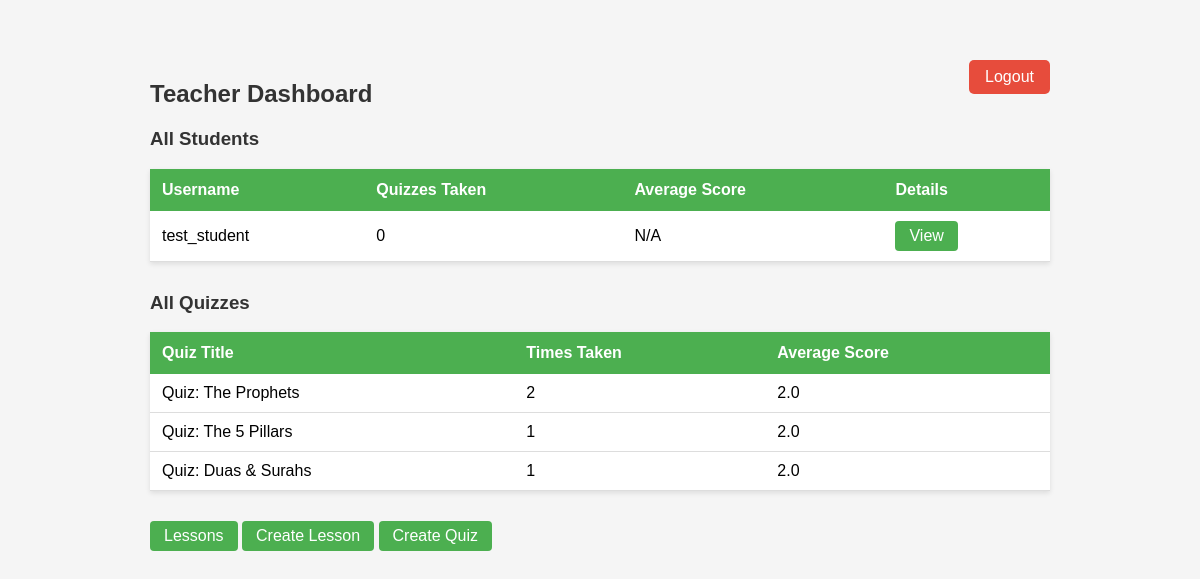
/teacher/dashboard (signed in), run on the app's committed database.
### tables this page shows
CREATE TABLE Users (
    user_ID INTEGER PRIMARY KEY AUTOINCREMENT,
    username VARCHAR(50) UNIQUE NOT NULL,
    password VARCHAR(250) NOT NULL,
    role VARCHAR(20) NOT NULL -- 'could be teacher or student'
);

CREATE TABLE Quiz (
    quiz_ID INTEGER PRIMARY KEY AUTOINCREMENT,
    lesson_ID INTEGER,
    title VARCHAR(250) NOT NULL,
    FOREIGN KEY (lesson_ID) REFERENCES Lessons(lesson_ID) ON DELETE CASCADE
);

### app.py (the view)
@app.route('/teacher/dashboard')
def teacher_dashboard():
    if session.get('role') != 'teacher':
        return redirect(url_for('lessons'))
    conn = get_db()
    cursor = conn.cursor()
    cursor.execute("""
        SELECT Users.user_ID, Users.username,
               COUNT(Quiz_Results.result_ID) as quizzes_taken,
               AVG(Quiz_Results.score) as avg_score
        FROM Users
        LEFT JOIN Quiz_Results ON Users.user_ID = Quiz_Results.user_ID
        WHERE Users.role = 'student'
        GROUP BY Users.user_ID
    """)
    students = cursor.fetchall()
    cursor.execute("""
        SELECT Quiz.title,
               COUNT(Quiz_Results.result_ID) as times_taken,
               AVG(Quiz_Results.score) as avg_score
        FROM Quiz
        LEFT JOIN Quiz_Results ON Quiz.quiz_ID = Quiz_Results.quiz_ID
        GROUP BY Quiz.quiz_ID
    """)
    quizzes = cursor.fetchall()
    conn.close()
    return render_template('teacher_dashboard.html', students=students, quizzes=quizzes)

### app.py (called while the page is built)
def get_db():
    conn = sqlite3.connect(DB_NAME)
    conn.execute("PRAGMA foreign_keys = ON")  #this enforces FK constraints
    return conn

### templates/teacher_dashboard.html (shortened to what this page needs)
<!DOCTYPE html>
<html>
<head>
</head>
<body>
<a href="/logout" class="logout">Logout</a>
<h2>Teacher Dashboard</h2>
<h3>All Students</h3>
<table>
    <tr>
        <th>Username</th>
        <th>Quizzes Taken</th>
        <th>Average Score</th>
        <th>Details</th>
    </tr>
    {% for student in students %}
    <tr>
        <td>{{ student[1] }}</td>
        <td>{{ student[2] }}</td>
        <td>{{ "%.1f"|format(student[3]) if student[3] else "N/A" }}</td>
        <td><a class="btn" href="/teacher/student/{{ student[0] }}">View</a></td>
    </tr>
    {% endfor %}
</table>
<h3>All Quizzes</h3>
<table>
    <tr>
        <th>Quiz Title</th>
        <th>Times Taken</th>
        <th>Average Score</th>
    </tr>
    {% for quiz in quizzes %}
    <tr>
        <td>{{ quiz[0] }}</td>
        <td>{{ quiz[1] }}</td>
        <td>{{ "%.1f"|format(quiz[2]) if quiz[2] else "N/A" }}</td>
    </tr>
    {% endfor %}
</table>
<a class="btn" href="/lessons">Lessons</a>
<a class="btn" href="/create_lesson">Create Lesson</a>
<a class="btn" href="/create_quiz">Create Quiz</a>
</body>
</html>

### templates/teacher_dashboard.html (style rules this page uses)
body { font-family: Arial; max-width: 900px; margin: 40px auto; background: #f5f5f5; padding: 20px; }
h2, h3 { color: #333; }
table { width: 100%; border-collapse: collapse; background: white; margin-bottom: 30px; box-shadow: 0 2px 5px rgba(0,0,0,0.1); }
th { background: #4CAF50; color: white; padding: 12px; text-align: left; }
td { padding: 10px 12px; border-bottom: 1px solid #ddd; }
a.btn { display: inline-block; padding: 6px 14px; background: #4CAF50; color: white; border-radius: 4px; text-decoration: none; }
.logout { float: right; padding: 8px 16px; background: #e74c3c; color: white; border-radius: 5px; text-decoration: none; }

### data on the page
Users: username "test_student", student "0", value "N/A"
Quiz: title "Quiz: The Prophets", quiz "2", value "2.0"
Quiz: title "Quiz: The 5 Pillars", quiz "1", value "2.0"
Quiz: title "Quiz: Duas & Surahs", quiz "1", value "2.0"
